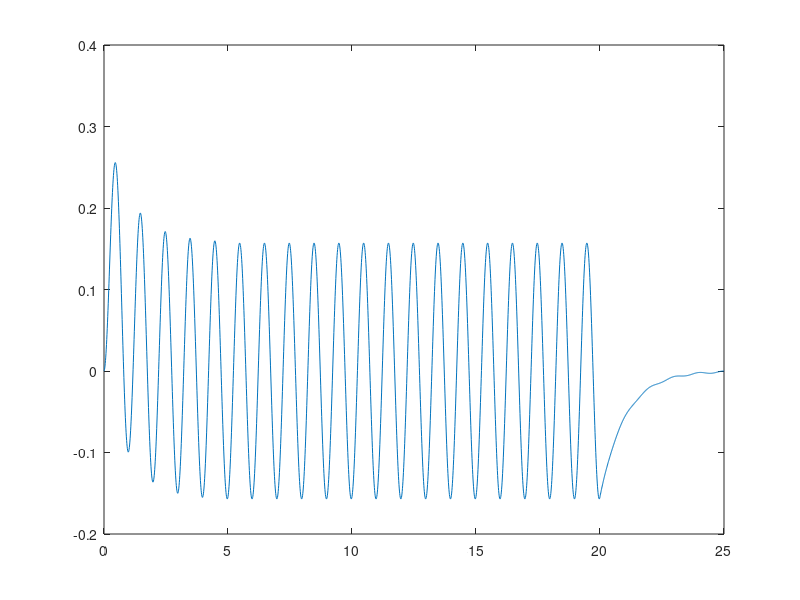

Reproduce this figure in MATLAB.
T1=5;
% we assume response last for 5 unit of time.
t=linspace(0,T1,500); 
vimp=exp(-t); % impulse response
% source function for 20 unit of time
T2=20;
delt=t(2)-t(1);
t1=0:delt:T2;
sf=sin(2*pi*t1); % sine wave with frequency 1. 
% system Output
outputf=conv(vimp,sf)*delt;
convlength=length(t)+length(sf)-1;
dur=linspace(0,T1+T2,convlength);
plot(dur,outputf)